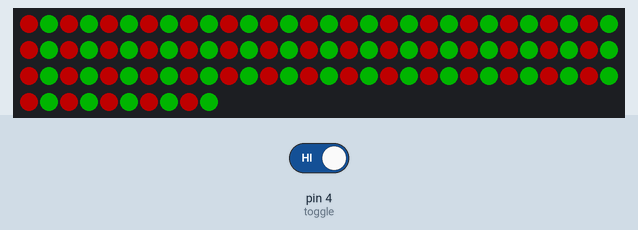
This sketch was run on a simulated Arduino Uno, built with avr-gcc and run on an emulated ATmega328P. Shown: 100 RGB LEDs in strip order, left to right, continuing on the next row. The test bench sets the inputs (shaded band); at power-on: pin 4 (toggle) HIGH. Dim RGB values are drawn brighter than linear; what the sketch prints to the serial monitor is not drawn.

Above: at 5.6 s.
5.7 s: pin 4 (toggle) driven LOW
At 6.5 s:
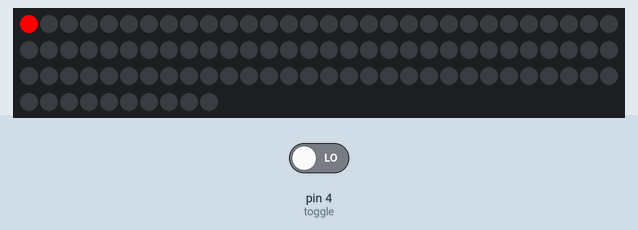
At 7.2 s:
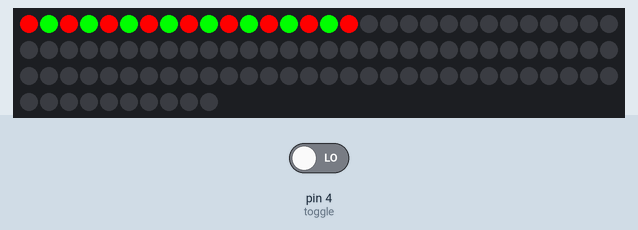

Measured:
- after the input at 5.7 s, the LEDs: first differ from a run without the input after 0.79 s (image 1)

The sketch:

christmas_brain.ino
```cpp
#include <FastLED.h>

#define NUM_LEDS 100
#define toggle 4
int state = 0;
int track = 0;

#define DATA_PIN 6
#define FadeBrightness 175
int fadein = 10;
int light = 0;

int R = 255;
int G = 15;
int B = 15;

int fadeout = 10;
int dark = 240;
// Define the array of leds
CRGB leds[NUM_LEDS];

//-----------------------------------------------------------------------------

void setup() {
  FastLED.addLeds<WS2812, DATA_PIN, GRB>(leds, NUM_LEDS);  // GRB ordering is typical

  Serial.begin(115200);
  black();

  intro();

  black();

}

//-----------------------------------------------------------------------------


void loop() {
  stateRead();

  if ( state == 0 ) {
    intro();
    black();
  }

  if (state == 1) {
    jingle();
    black();
  }


}

//-----------------------------------------------------------------------------

void stateRead() {
  state = digitalRead(toggle);
  Serial.print(state);
}
//-----------------------------------------------------------------------------


//-----------------------------------------------------------------------------

void jingle() {
  for (int i = 0; i < NUM_LEDS; i++) {
    if (i % 2 == 0) {
      leds[i] = CRGB(255, 0, 0);
      leds[i].fadeLightBy(FadeBrightness);
    } else {
      leds[i] = CRGB(0, 200, 0);
      leds[i].fadeLightBy(FadeBrightness);
    }
  }
    FastLED.show();
    delay(500);

    for (int i = 0; i < NUM_LEDS; i++) {
      if (i % 2 != 0) {
        leds[i] = CRGB(255, 0, 0);
        leds[i].fadeLightBy(FadeBrightness);
      } else {
        leds[i] = CRGB(0, 200, 0);
        leds[i].fadeLightBy(FadeBrightness);
      }
    }
    FastLED.show();
    delay(500);
  }

  //-----------------------------------------------------------------------------


  void intro () {
    for (int i = 0; i < NUM_LEDS; i++) {
      if (i % 2 == 0) {
        leds[i] = CRGB(255, 0, 0);
        delay(40);
        FastLED.show();
      } else {
        leds[i] = CRGB(0, 255, 0);
        delay(40);
        FastLED.show();
      }
    }
    black();
  }

  //-----------------------------------------------------------------------------

  void black () {
    for (int i = 0; i < NUM_LEDS; i++) {
      leds[i] = CRGB::Black;
    }
    FastLED.show();
  }

  //-----------------------------------------------------------------------------

  void assign(int r, int g, int b) {
    if (r > 255) {
      R = 255;
    } else {
      R = r;
    }
    G = g;
    B = b;
  }
  //-----------------------------------------------------------------------------
```
